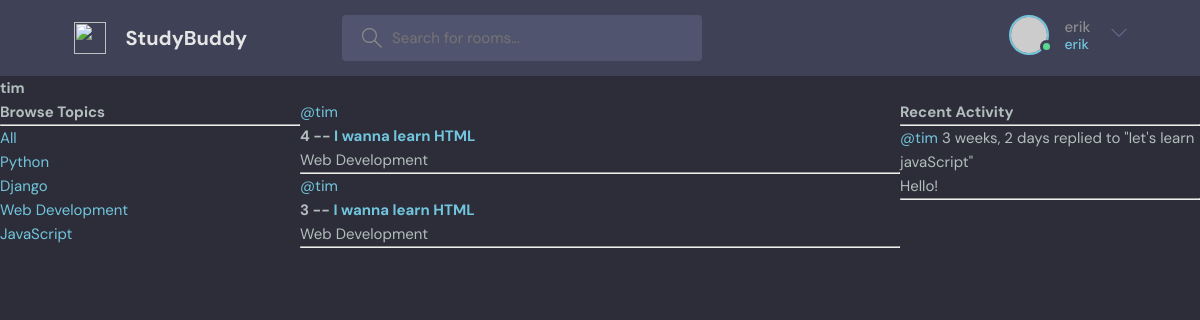
The page /profile/2/ (signed in) on the database its author committed.
### base/models.py (models this page shows, shortened)
class Topic(models.Model):
    name = models.CharField(max_length=200)

class Room(models.Model):
    host =  models.ForeignKey(User, on_delete=models.SET_NULL, null=True)
    topic = models.ForeignKey(Topic, on_delete=models.SET_NULL, null=True)
    name = models.CharField(max_length=200)
    description = models.TextField(null=True, blank=True)
    participants = models.ManyToManyField(User, related_name='participants', blank=True)
    updated = models.DateField(auto_now=True)
    created = models.DateTimeField(auto_now_add=True)
    class Meta:
        ordering = ['-updated', '-created']
    def __str__(self):
        return self.name

class Message (models.Model):
    user = models.ForeignKey(User, on_delete=models.CASCADE)
    room = models.ForeignKey(Room, on_delete=models.CASCADE)
    body = models.TextField()
    updated = models.DateField(auto_now=True)
    created = models.DateTimeField(auto_now_add=True)
    class Meta:
        ordering = ['-updated', '-created']
    def __str__(self):
        return self.body[0:50]

### base/views.py (the view)
# urls.py: path('profile/<str:pk>/', views.userProfile, name="user-profile"),
def userProfile(request, pk):
    user = User.objects.get(id=pk)
    rooms = user.room_set.all()
    room_messages = user.message_set.all()
    topics = Topic.objects.all()
    context = {'user': user, 'rooms': rooms, 'room_messages': room_messages, 'topics': topics}
    return render(request, 'base/profile.html', context)

### base/templates/base/profile.html (shortened to what this page needs)
{% extends 'main.html'%}
{% block content %}
<h1>{{user.username}}</h1>
<div class="profile-container">
   <div>
     {% include 'base/topics_component.html' %}
   </div>
   <div>
      {% include 'base/feed_component.html' %}
   </div>
   <div>
    {% include 'base/activity_component.html' %}
   </div>
</div>
{% endblock content %}

### templates/navbar.html (shortened to what this page needs)
<header class="header header--loggedIn">
    <div class="container">
      <a href="{% url 'home' %}" class="header__logo">
        <img src="assets/logo.svg" />
        <h1>StudyBuddy</h1>
      </a>
      <form class="header__search" method="GET" action="{% url 'home'%}">
        <label>
          <input name= "q" placeholder="Search for rooms..." />
        </label>
      </form>
      <nav class="header__menu">
        {% if request.user.is_authenticated %}
        <div class="header__user">
          <a href="profile.html">
            <div class="avatar avatar--medium active">
              <img src="https://randomuser.me/api/portraits/men/37.jpg" />
            </div>
            <p>{{request.user.username}} <span>{{request.user.username}}</span></p>
          </a>
          <button class="dropdown-button">
            <svg version="1.1" xmlns="http://www.w3.org/2000/svg" width="32" height="32" viewBox="0 0 32 32">
              <title>chevron-down</title>
              <path d="M16 21l-13-13h-3l16 16 16-16h-3l-13 13z"></path>
            </svg>
          </button>
        </div>
        {% else %}
        <a href="{% url 'login' %}">
          <img src="./assets/avatar.svg" />
          <p>Login</p>
        </a>
        {% endif %}
      </nav>
    </div>
  </header>

### base/templates/base/topics_component.html
<h3>Browse Topics</h3>
<hr>
<div>
   <a href="{% url 'home' %}">All</a>
</div>
{% for topic in topics %}
    <div>
      <a href="{% url 'home' %}?q={{topic.name}}">{{topic.name}}</a>
    </div>
{% endfor %}

### base/templates/base/feed_component.html (shortened to what this page needs)
<div>
    {% for room in rooms %}
    <div>
      <a href="{% url 'user-profile' room.host.id %}">@{{room.host.username}}</a>
     <h5>{{room.id}} --  <a href="{% url 'room' room.id %}"> {{room.name}}</a></h5>
     <small>{{room.topic.name}}</small>
     <hr>
    </div>
{% endfor %}
</div>

### base/templates/base/activity_component.html (shortened to what this page needs)
<h3>Recent Activity</h3>
<hr>
{% for message in room_messages %}
  <div>
    <small><a href="{% url 'user-profile' message.user.id %}">@{{message.user}}</a> {{message.created|timesince}}</small>
    <small>replied to "{{message.room}}"</small>
    <p>{{message}}</p>
     <hr>
  </div>
{% endfor %}

### static/styles/style.css (style rules this page uses)
:root { --color-main: #71c6dd; --color-main-light: #e1f6fb; --color-dark: #3f4156; --color-dark-medium: #51546e; --color-dark-light: #696d97; --color-light: #e5e5e5; --color-gray: #8b8b8b; --color-light-gray: #b2bdbd; --color-bg: #2d2d39; --color-success: #5dd693; --color-error: #fc4b0b; }
* { font-family: "DM Sans", -apple-system, BlinkMacSystemFont, "Segoe UI", Roboto, Oxygen, Ubuntu, Cantarell, "Open Sans", "Helvetica Neue", sans-serif; margin: 0; padding: 0; box-sizing: border-box; text-rendering: optimizeLegibility; font-size: inherit; }
html { font-size: 56.25%; }
@media only screen and (min-width: 1200px) { html { font-size: 62.5%; } }
body { line-height: 1.6; font-weight: 400; font-size: 1.5rem; color: var(--color-light-gray); background-color: var(--color-bg); min-height: 100vh; }
img { width: 100%; }
a { display: inline-block; color: var(--color-main); text-decoration: none; }
.container { max-width: 120rem; width: 90%; margin: auto; }
.avatar { position: relative; display: inline-block; border-radius: 50%; border: 2px solid var(--color-main); }
.avatar img { display: block; border-radius: 50%; object-fit: cover; object-position: center; }
.avatar::after { content: ""; display: block; position: absolute; background-color: var(--color-gray); z-index: 111; border-radius: 50%; border: 0.3rem solid var(--color-dark); }
.avatar.active::after { background-color: var(--color-success); }
.avatar.avatar--medium img { width: 3.6rem; height: 3.6rem; border-radius: 50%; }
.avatar.avatar--medium:after { width: 0.7rem; height: 0.7rem; bottom: 0px; right: -6px; }
.header { padding: 1.5rem; background-color: var(--color-dark); }
.header > .container { display: flex; gap: 9.5rem; }
.header__logo, .header__user { display: flex; gap: 2rem; align-items: center; }
.header__logo > img { height: 3.2rem; width: 3.2rem; }
.header__logo > h1 { font-weight: 700; font-size: 2rem; color: var(--color-light); }
.header__search > label { background-color: var(--color-dark-medium); padding: 1.3rem 1rem; display: flex; align-items: center; gap: 1rem; border-radius: 4px; }
.header__search svg { fill: var(--color-gray); width: 2rem; height: 2rem; margin-left: 1rem; }
.header__search input { width: 30rem; background: transparent; border: none; outline: none; color: var(--color-light); }
.header__menu { margin-left: auto; position: relative; }
.header__menu a { display: flex; gap: 1.5rem; align-items: center; font-weight: 500; text-decoration: none; color: var(--color-gray); }
.header__menu img { height: 3.6rem; }
.header__menu p { line-height: 1.2; }
.header__menu span { color: var(--color-main); font-weight: 500; font-size: 1.4rem; display: block; }
.header__menu svg { width: 1.6rem; height: 1.6rem; fill: var(--color-dark-light); }
.dropdown-button { background: transparent; border: 0; outline: 0; cursor: pointer; }

### base/templates/base/profile.html (style rules this page uses)
.profile-container { display: grid; grid-template-columns: 1fr 2fr 1fr; }

### rows shown on the page
Topic: name "Python"
Topic: name "Django"
Topic: name "Web Development"
Topic: name "JavaScript"
Room: host.username "tim", id "4", name "I wanna learn HTML", topic.name "Web Development"
Room: host.username "tim", id "3", name "I wanna learn HTML", topic.name "Web Development"
Message: user "tim", created "3 weeks, 2 days", room "let's learn javaScript", body "Hello!"

### other values the page prints
{{ request.user.username }} "erik"
{{ user.username }} "tim"
